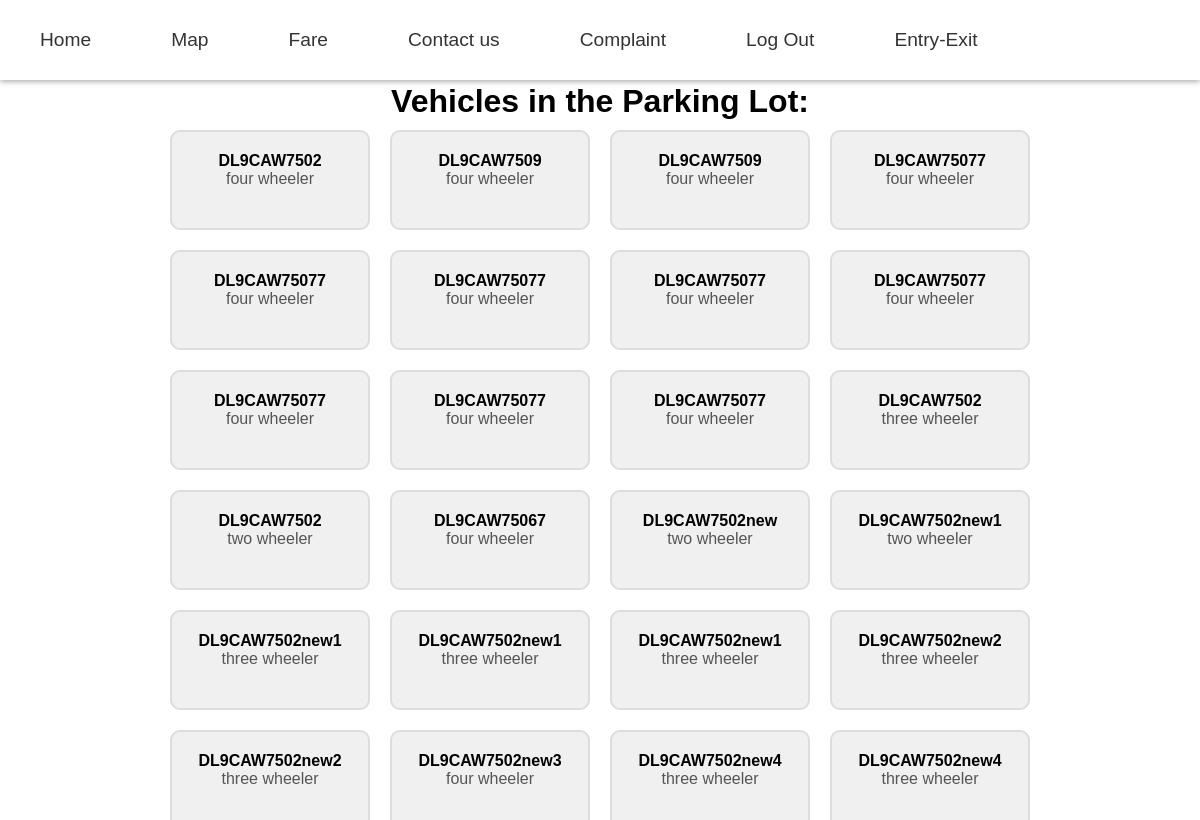
Page /vehicleexit/ on the earlier database version.
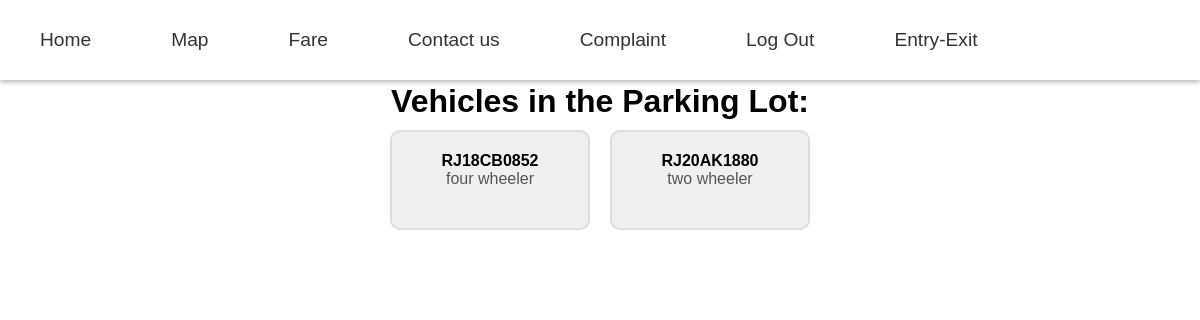
Same page on the later database version.
### parking/models.py (models this page shows, shortened)
class Vehicleentry(models.Model):
    VEHICLE_CHOICE = [
        ('two', 'Two Wheeler'),
        ('three', 'Three Wheeler'),
        ('four', 'Four Wheeler'),
    ]
    vnumber = models.CharField(max_length=10)
    vtype = models.CharField(max_length=10, choices=VEHICLE_CHOICE, default='two')
    contactno = models.CharField(max_length=10, default="")
    date = models.DateField(null=True, blank=True)
    intime = models.TimeField(null=True, blank=True)
    spacealloted = models.CharField(max_length=10)
    flooralloted = models.CharField(max_length=10)
    tagno = models.CharField(max_length=10)
    entry_time = models.DateTimeField(auto_now_add=True)  # Added entry_time attribute

### parking/views.py (the view, shortened to what this page needs)
# urls.py: path('vehicleexit/', views.vehicleexit, name='vehicleexit'),
def vehicleexit(request):
    vehicles = Vehicleentry.objects.all()
    return render(request, 'vehicleexit.html', {'vehicles': vehicles})

### parking/templates/vehicleexit.html (shortened to what this page needs)
<!DOCTYPE html>
<html>
<head>
</head>
<body>
<div class="nav">
  <ul>
    <li><a class="active" href="/">Home</a></li>
    <li><a href="/maps">Map</a></li>
    <li><a href="/fare">Fare</a></li>
    <li><a href="/contactus">Contact us</a></li>
    <li><a href="/complaint">Complaint</a></li>
    <li><a href="/">Log Out</a></li>
    <li><a href="/index">Entry-Exit</a></li>
  </ul>
</div>
<div class="container">
  <div class="bg-text">
    <h1 style="font-size: 2em; margin-top: 43px">Vehicles in the Parking Lot:</h1>
    <br><br>
    <div class="vehicle-box-container">
      {% if vehicles %}
        {% for vehicle in vehicles %}
          <div class="vehicle-box" data-vno="{{ vehicle.vnumber }}" data-tno="{{ vehicle.tagno }}" onclick="selectVehicle(this)">
            <div class="vehicle-details">{{ vehicle.vnumber }}</div>
            <div class="vehicle-type">{{ vehicle.vtype }} wheeler</div>
          </div>
        {% endfor %}
      {% else %}
        <p>No vehicles currently in the parking lot.</p>
      {% endif %}
    </div>
  </div>
</div>
</body>
</html>

Differences in the rows shown:
removed Vehicleentry: vnumber "DL9CAW7502", vtype "four"
removed Vehicleentry: vnumber "DL9CAW7509", vtype "four"
removed Vehicleentry: vnumber "DL9CAW7509", vtype "four"
removed Vehicleentry: vnumber "DL9CAW75077", vtype "four"
removed Vehicleentry: vnumber "DL9CAW75077", vtype "four"
removed Vehicleentry: vnumber "DL9CAW75077", vtype "four"
removed Vehicleentry: vnumber "DL9CAW75077", vtype "four"
removed Vehicleentry: vnumber "DL9CAW75077", vtype "four"
removed Vehicleentry: vnumber "DL9CAW75077", vtype "four"
removed Vehicleentry: vnumber "DL9CAW75077", vtype "four"
removed Vehicleentry: vnumber "DL9CAW75077", vtype "four"
removed Vehicleentry: vnumber "DL9CAW7502", vtype "three"
removed Vehicleentry: vnumber "DL9CAW7502", vtype "two"
removed Vehicleentry: vnumber "DL9CAW75067", vtype "four"
removed Vehicleentry: vnumber "DL9CAW7502new", vtype "two"
removed Vehicleentry: vnumber "DL9CAW7502new1", vtype "two"
removed Vehicleentry: vnumber "DL9CAW7502new1", vtype "three"
removed Vehicleentry: vnumber "DL9CAW7502new1", vtype "three"
removed Vehicleentry: vnumber "DL9CAW7502new1", vtype "three"
removed Vehicleentry: vnumber "DL9CAW7502new2", vtype "three"
removed Vehicleentry: vnumber "DL9CAW7502new2", vtype "three"
removed Vehicleentry: vnumber "DL9CAW7502new3", vtype "four"
removed Vehicleentry: vnumber "DL9CAW7502new4", vtype "three"
removed Vehicleentry: vnumber "DL9CAW7502new4", vtype "three"
added Vehicleentry: vnumber "RJ18CB0852", vtype "four"
added Vehicleentry: vnumber "RJ20AK1880", vtype "two"
